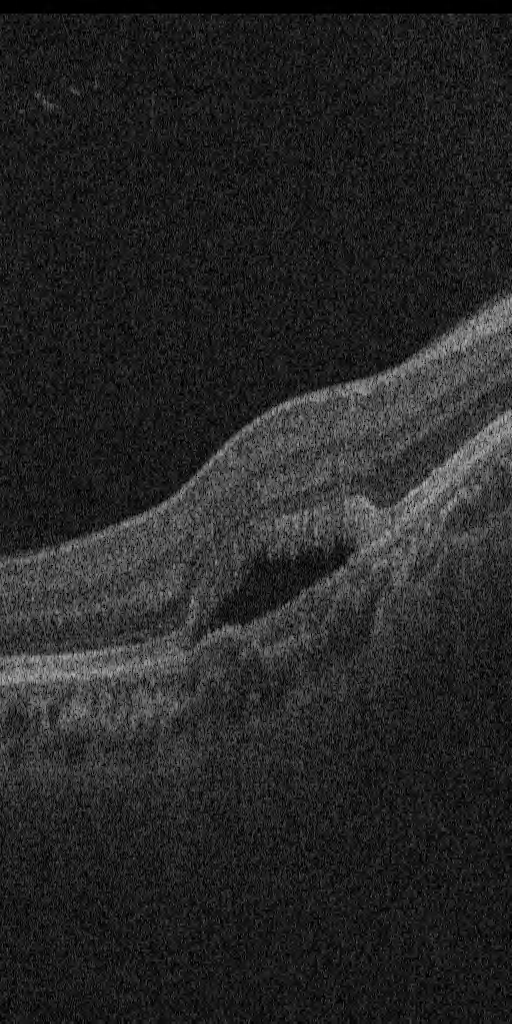
#> input picture data/AROI_labelled_scans/inter_intra/raw/scan (33).png, 512 x 1024 px, found by its file name; its folder holds 4 pictures in this run
$ python prepare_data.py
#> lines starting #> are read from the running program, lines starting #| are printed output that depends on the picture; pictures that were not available may be replaced by others from this repository, and a replacement may not be noted
# -*- coding: utf-8 -*-
"""
Created on Mon Apr 13 09:49:46 2020

@author: marti
"""

#######
#preparing data - split images and masks in train, val and test folder randomly

import os
import random
import re
from PIL import Image
import cv2
import matplotlib.pyplot as plt
from matplotlib.pyplot import *
import numpy as np
from PIL import Image

DATA_PATH = ''
IMAGE_PATH = 'raw/'
MASK_PATH = 'mask/colour/'

# Create folders to hold images and masks

folders = ['train_images', 'train_masks', 'val_images', 'val_masks','test_images', 'test_masks']


for folder in folders:
  os.makedirs(DATA_PATH + folder)


# Get all images and masks, sort them, shuffle them to generate data sets.

all_images = os.listdir(IMAGE_PATH)
all_masks = os.listdir(MASK_PATH)


all_images.sort(key=lambda var:[int(x) if x.isdigit() else x
                                for x in re.findall(r'[^0-9]|[0-9]+', var)])
all_masks.sort(key=lambda var:[int(x) if x.isdigit() else x
                               for x in re.findall(r'[^0-9]|[0-9]+', var)])


random.seed(42)
random.shuffle(all_images)


# Generate train, val, and test sets for images

# split: 70% train, 15% val, 15% test
# all: 11136 images -> 796 train, 170 val, 170 test
train_images = all_images[:796]
val_images = all_images[796:966]
test_images = all_images[966:]


# Generate corresponding mask lists for masks

train_masks = [f for f in all_masks if f in train_images]
val_masks = [f for f in all_masks if f in val_images]
test_masks = [f for f in all_masks if f in test_images]


#Add train, val, test images and masks to relevant folders


def add_images(dir_name, image):

  img = Image.open(IMAGE_PATH+image)
  img.save('{}'.format(dir_name)+'/'+image)


def add_masks(dir_name, image):

  img = Image.open(MASK_PATH+image)
  img.save('{}'.format(dir_name)+'/'+image)


image_folders = [(train_images, 'train_images'), (val_images, 'val_images'), (test_images, 'test_images')]

mask_folders = [(train_masks, 'train_masks'), (val_masks, 'val_masks'), (test_masks, 'test_masks')]

# Add images

for folder in image_folders:

  array = folder[0]
  name = [folder[1]] * len(array)

  list(map(add_images, name, array))
#> this loop made 3 passes
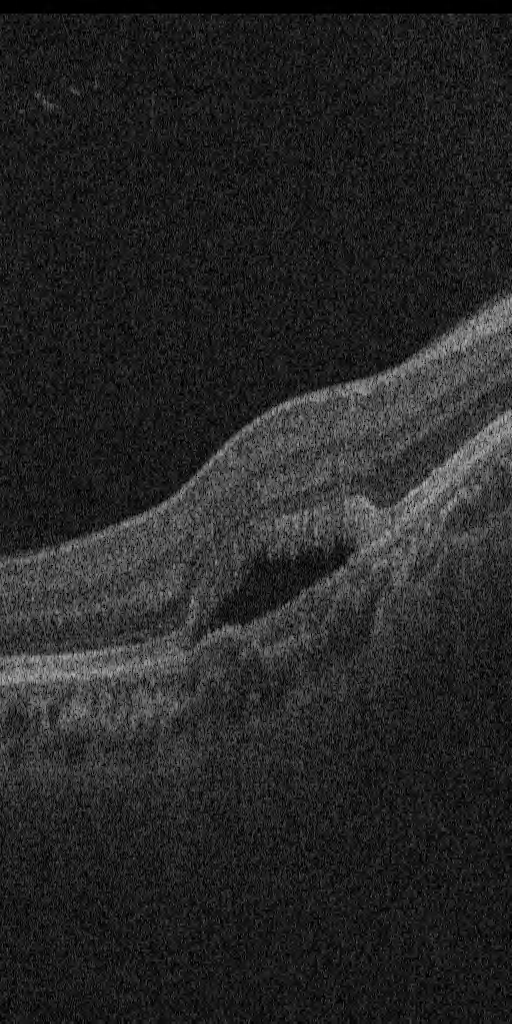
#> input picture data/AROI_labelled_scans/inter_intra/raw/scan (33).png, 512 x 1024 px, found by its file name
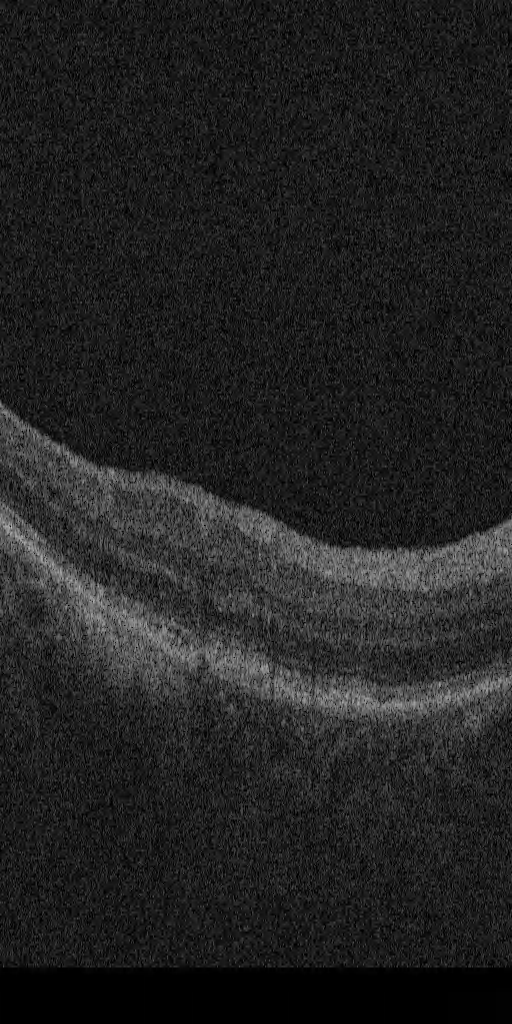
#> input picture data/AROI_labelled_scans/inter_intra/raw/scan (20).png, 512 x 1024 px, found by its file name
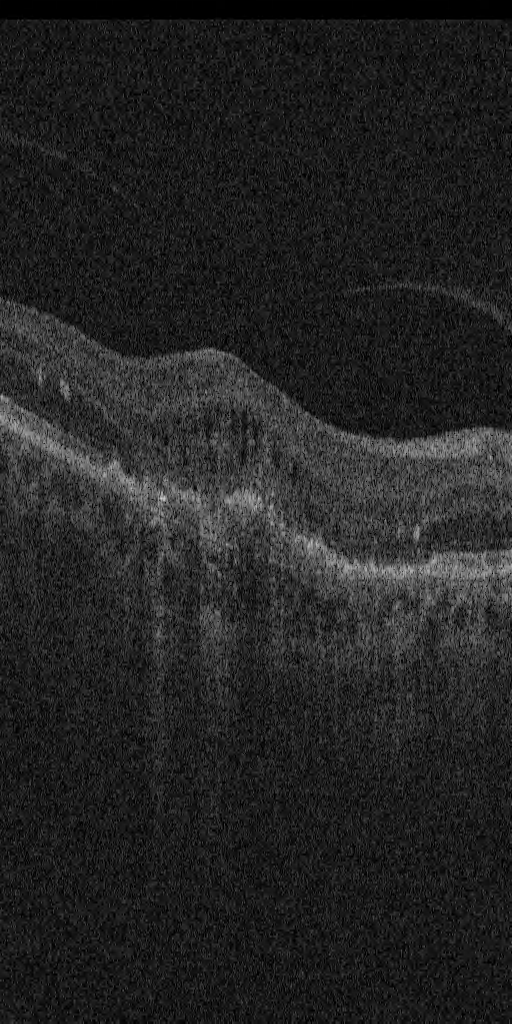
#> input picture data/AROI_labelled_scans/inter_intra/raw/scan (34).png, 512 x 1024 px, found by its file name
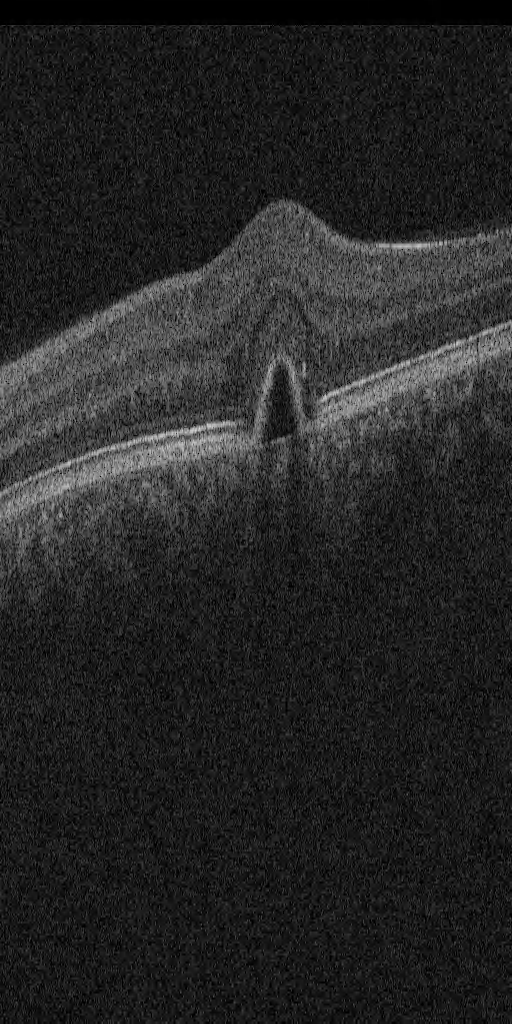
#> input picture data/AROI_labelled_scans/inter_intra/raw/scan (4).png, 512 x 1024 px, found by its file name


# Add masks

for folder in mask_folders:

  array = folder[0]
  name = [folder[1]] * len(array)

  list(map(add_masks, name, array))
